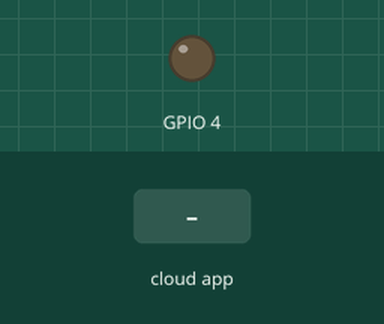
Simulated run of this sketch. Board: ESP32. Shown: output pins drawn as LEDs (lit = HIGH). The test bench sets the inputs (shaded band). WiFi joins after 1.5 s; servers stay silent unless stated; the Firebase database answers and starts empty; what the sketch prints to the serial monitor is not drawn.

Above: at 5.7 s.
5.8 s: the phone or cloud app sets ControlString to 1
At 6.3 s:
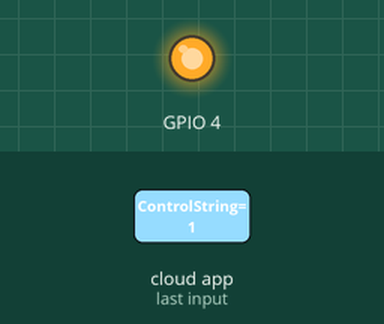
7.5 s: the phone or cloud app sets ControlString to 0
At 8.7 s:
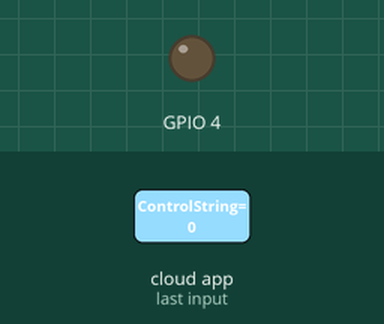
Timing chart, 0 to 10.5 s (numbered marks = the images above; inputs shaded):
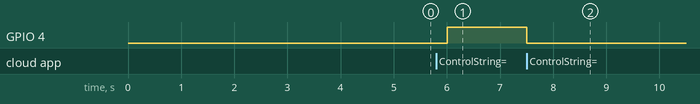

Measured:
- after the input at 5.8 s, GPIO 4: LOW → HIGH after 0.20 s
- after the input at 7.5 s, GPIO 4: HIGH → LOW at once

The sketch:

control_led_firbase_test_1.ino
```cpp
/////////////////////////////////
// Generated with a lot of love//
// with TUNIOT FOR ESP32     //
// Website: Easycoding.tn      //
/////////////////////////////////
#include <WiFi.h>

#include <IOXhop_FirebaseESP32.h>
String  MyIncomingData;
#define FIREBASE_HOST "https://controle-led-e2026-default-rtdb.firebaseio.com/"
#define FIREBASE_AUTH "CYEcg6emOfsHXBf2XHXrd9pWz4TvnVx0B1Hmyzzh"


void setup()
{
MyIncomingData = "";

Serial.begin(115200);

pinMode(4, OUTPUT);
  WiFi.disconnect();
  delay(3000);
  Serial.println("START");
  WiFi.begin("Molka","molka0000");
  while ((!(WiFi.status() == WL_CONNECTED))){
    delay(300);
    Serial.print("..");

  }
  Serial.println("Connected");
  Serial.println("Your IP is");
  Serial.println((WiFi.localIP()));
  Firebase.begin(FIREBASE_HOST, FIREBASE_AUTH);

}


void loop()
{

    if (Firebase.getString( "/controleledavecfirebase/ControlString")) {
      MyIncomingData = (Firebase.getString( "/controleledavecfirebase/ControlString"));
      if (MyIncomingData == "1") {
        digitalWrite(4 ,HIGH);
        Serial.println("ON");

      }
      if (MyIncomingData == "0") {
        digitalWrite(4 ,LOW);
        Serial.println("OFF");

      }

    }


}
```
